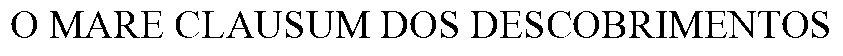
#> input picture lab5/out_sentence_2.png, 843 x 56 px
$ python text_selection.py
#> lines starting #> are read from the running program, lines starting #| are printed output that depends on the picture; after the words box and inside, x2 and y2 are one past the last pixel; in counts of white or black regions, pixels touching at a corner belong together
from PIL import Image
import numpy as np
import matplotlib.pyplot as plt
from PIL.ImageOps import invert


def calculate_profiles(img):
    profile_x = np.sum(img, axis=0)
    profile_y = np.sum(img, axis=1)

    return {
        'x': profile_x,
        'y': profile_y
    }


def show_profile(img, type='x'):
    if type == 'x':
        profile_y = calculate_profiles(img)[type]
        profile_x = np.arange(
            start=1, stop=img.shape[1] + 1).astype(int)

        plt.bar(x=profile_x, height=profile_y, width=0.9)

        plt.ylim(0, img.shape[0])

    elif type == 'y':
        profile_y = calculate_profiles(img)[type]
        profile_x = np.arange(
            start=1, stop=img.shape[0] + 1).astype(int)

        plt.barh(y=profile_x, width=profile_y, height=0.9)

        plt.ylim(52, 0)

    else:
        raise Exception('Unsupported profile')

    plt.xlim(0, img.shape[1])

    plt.show()


def get_text_box(img, h_gap, v_gap):
    profiles = calculate_profiles(img)

    x1, x2, y1, y2 = None, None, None, None
    i = 0
    while i < profiles['x'].shape[0]:
        current = profiles['x'][i]
        if current != 0 and x1 == None:
            x1 = i
        elif current == 0:
            if x1 == None:
                pass
            else:
                count = 0
                while profiles['x'][i + count] == 0:
                    if count == h_gap:
                        x2 = i
                        i = profiles['x'].shape[0]
                        break
                    if i + count >= profiles['x'].shape[0] - 1:
                        x2 = i
                        i = profiles['x'].shape[0]
                        break
                    count += 1
                i += count
                continue
        i += 1
    if x2 == None:
        x2 = i

    i = 0
    while i < profiles['y'].shape[0]:
        current = profiles['y'][i]
        if current != 0 and y1 == None:
            y1 = i
        elif current == 0:
            if y1 == None:
                pass
            else:
                count = 0
                while profiles['y'][i + count] == 0:
                    if count == v_gap:
                        y2 = i
                        count += 1
                        break
                    if i + count >= profiles['y'].shape[0] - 1:
                        y2 = i
                        count += 1
                        break
                    count += 1
                i += count
                continue
        i += 1
    if y2 == None:
        y2 = i

    return (x1, y1), (x2, y2)

def tt():
    img_src = Image.open(f'out_sentence_2.png').convert('L')
#> img_src is the input picture: PIL image 843x56 L; 88.2% white; 32 black regions (4 under 20 px), largest, box (x1, y1, x2, y2) and area: (50, 11, 112, 38) 488, (336, 11, 370, 38) 322, (669, 11, 703, 38) 322
    invert(img_src).save("lab5_1_inverted.png")
    img_src_arr = np.array(img_src)

    img_arr = np.zeros(shape=img_src_arr.shape)
    img_arr[img_src_arr == 0] = 1
    img_arr[img_src_arr == 255] = 0

    (x1, y1), (x2, y2) = get_text_box(img_arr, h_gap=17, v_gap=52)

    invert(Image.fromarray(img_src_arr[y1:y2, x1:x2])).save(
        "lab5_1_cutted.png")
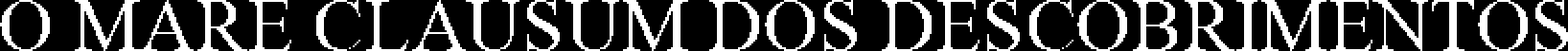
#> saved as lab5_1_cutted.png: PIL image 818x27 L (shown 2 times larger); 25.3% white; 32 white regions (4 under 20 px), largest, box (x1, y1, x2, y2) and area: (39, 0, 101, 27) 488, (325, 0, 359, 27) 322, (658, 0, 692, 27) 322

    print((x1, x2), (y1, y2))

tt()
